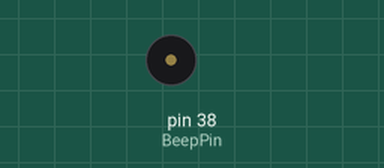
Recording of a program running on a simulated Raspberry Pi (header pin numbers). On the bench: buzzer (waves = sounding, pin HIGH). What the program prints to the terminal is not drawn.

Above: at 0.05 s.
Timing chart, 0 to 3.0 s (numbered marks = the images above):
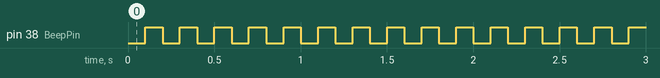

Measured:
- by itself, pin 38 (BeepPin): alternates HIGH for 0.10 s and LOW for 0.10 s

The program:

lab4Prob1.py
```python
import RPi.GPIO as GPIO
import time

BeepPin = 38  # Pin 38

def setup():
    GPIO.setmode(GPIO.BOARD)        # Use physical pin numbering
    GPIO.setup(BeepPin, GPIO.OUT)   # Set BeepPin as output
    GPIO.output(BeepPin, GPIO.HIGH) # Turn off the beep initially

def loop():
    try:
        while True:
            GPIO.output(BeepPin, GPIO.LOW)   # Turn on the buzzer
            time.sleep(0.1)                  # 0.1s delay
            GPIO.output(BeepPin, GPIO.HIGH)  # Turn off the buzzer
            time.sleep(0.1)
    except KeyboardInterrupt:  # When Ctrl+C is pressed, the program will exit the loop
        destroy()

def destroy():
    GPIO.output(BeepPin, GPIO.HIGH)    # Turn off the beep
    GPIO.cleanup()                     # Clean up GPIO resources

print('Press Ctrl+C to end the program...')

setup()
try:
    loop()
except KeyboardInterrupt:
    destroy()
```
